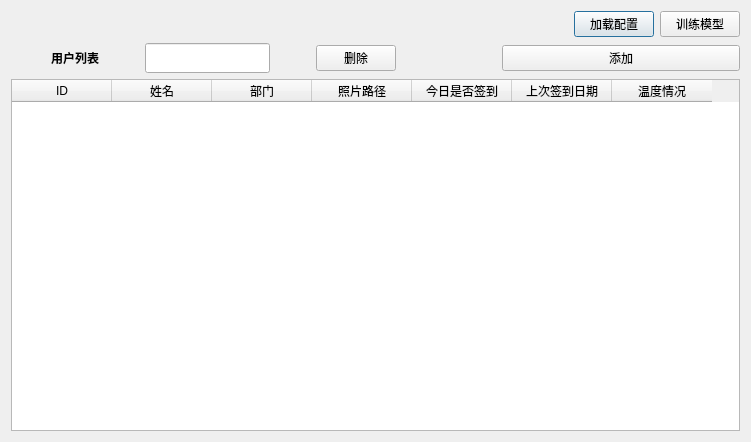
<?xml version="1.0" encoding="UTF-8"?>
<ui version="4.0">
 <class>StudenInfoDialog</class>
 <widget class="QDialog" name="StudenInfoDialog">
  <property name="geometry">
   <rect>
    <x>0</x>
    <y>0</y>
    <width>751</width>
    <height>442</height>
   </rect>
  </property>
  <property name="windowTitle">
   <string>Dialog</string>
  </property>
  <layout class="QGridLayout" name="gridLayout">
   <item row="0" column="0">
    <layout class="QHBoxLayout" name="horizontalLayout_3">
     <item>
      <spacer name="horizontalSpacer_5">
       <property name="orientation">
        <enum>Qt::Horizontal</enum>
       </property>
       <property name="sizeHint" stdset="0">
        <size>
         <width>40</width>
         <height>20</height>
        </size>
       </property>
      </spacer>
     </item>
     <item>
      <widget class="QPushButton" name="yaml_pushButton">
       <property name="text">
        <string>加载配置</string>
       </property>
      </widget>
     </item>
     <item>
      <widget class="QPushButton" name="train_pushButton">
       <property name="text">
        <string>训练模型</string>
       </property>
      </widget>
     </item>
    </layout>
   </item>
   <item row="1" column="0">
    <layout class="QVBoxLayout" name="verticalLayout">
     <item>
      <layout class="QHBoxLayout" name="horizontalLayout_2">
       <item>
        <layout class="QHBoxLayout" name="horizontalLayout">
         <item>
          <spacer name="horizontalSpacer_3">
           <property name="orientation">
            <enum>Qt::Horizontal</enum>
           </property>
           <property name="sizeType">
            <enum>QSizePolicy::Fixed</enum>
           </property>
           <property name="sizeHint" stdset="0">
            <size>
             <width>40</width>
             <height>20</height>
            </size>
           </property>
          </spacer>
         </item>
         <item>
          <widget class="QLabel" name="label">
           <property name="text">
            <string>&lt;html&gt;&lt;head/&gt;&lt;body&gt;&lt;p align=&quot;center&quot;&gt;&lt;span style=&quot; font-weight:600;&quot;&gt;用户列表&lt;/span&gt;&lt;/p&gt;&lt;/body&gt;&lt;/html&gt;</string>
           </property>
          </widget>
         </item>
         <item>
          <spacer name="horizontalSpacer">
           <property name="orientation">
            <enum>Qt::Horizontal</enum>
           </property>
           <property name="sizeType">
            <enum>QSizePolicy::Fixed</enum>
           </property>
           <property name="sizeHint" stdset="0">
            <size>
             <width>40</width>
             <height>20</height>
            </size>
           </property>
          </spacer>
         </item>
         <item>
          <widget class="QLineEdit" name="delete_LineEdit">
           <property name="sizePolicy">
            <sizepolicy hsizetype="Fixed" vsizetype="Fixed">
             <horstretch>0</horstretch>
             <verstretch>0</verstretch>
            </sizepolicy>
           </property>
           <property name="minimumSize">
            <size>
             <width>125</width>
             <height>30</height>
            </size>
           </property>
           <property name="maximumSize">
            <size>
             <width>125</width>
             <height>30</height>
            </size>
           </property>
          </widget>
         </item>
         <item>
          <spacer name="horizontalSpacer_4">
           <property name="orientation">
            <enum>Qt::Horizontal</enum>
           </property>
           <property name="sizeType">
            <enum>QSizePolicy::Fixed</enum>
           </property>
           <property name="sizeHint" stdset="0">
            <size>
             <width>40</width>
             <height>20</height>
            </size>
           </property>
          </spacer>
         </item>
         <item>
          <widget class="QPushButton" name="delete_PushButton">
           <property name="text">
            <string>删除</string>
           </property>
          </widget>
         </item>
        </layout>
       </item>
       <item>
        <spacer name="horizontalSpacer_2">
         <property name="orientation">
          <enum>Qt::Horizontal</enum>
         </property>
         <property name="sizeType">
          <enum>QSizePolicy::Fixed</enum>
         </property>
         <property name="sizeHint" stdset="0">
          <size>
           <width>100</width>
           <height>20</height>
          </size>
         </property>
        </spacer>
       </item>
       <item>
        <widget class="QPushButton" name="add_PushButton">
         <property name="text">
          <string>添加</string>
         </property>
        </widget>
       </item>
      </layout>
     </item>
     <item>
      <widget class="QTableWidget" name="tableWidget">
       <column>
        <property name="text">
         <string>ID</string>
        </property>
       </column>
       <column>
        <property name="text">
         <string>姓名</string>
        </property>
       </column>
       <column>
        <property name="text">
         <string>部门</string>
        </property>
       </column>
       <column>
        <property name="text">
         <string>照片路径</string>
        </property>
       </column>
       <column>
        <property name="text">
         <string>今日是否签到</string>
        </property>
       </column>
       <column>
        <property name="text">
         <string>上次签到日期</string>
        </property>
       </column>
       <column>
        <property name="text">
         <string>温度情况</string>
        </property>
       </column>
      </widget>
     </item>
    </layout>
   </item>
  </layout>
 </widget>
 <resources/>
 <connections/>
</ui>
